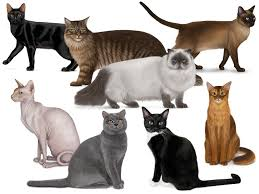
#> input picture Open CV/Freecodercamp/Photos/Cats.jpeg, 259 x 194 px, found by its file name
$ python AdaptiveThresshold.py
#> lines starting #> are read from the running program, lines starting #| are printed output that depends on the picture; after the words box and inside, x2 and y2 are one past the last pixel; in counts of white or black regions, pixels touching at a corner belong together
import cv2

img = cv2.imread('F:/SHIKHER-VS/Advance-Python-SJ/Open CV/Freecodercamp/Photos/Cats.jpeg',0)
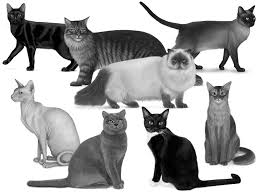
#> img: shape (194, 259); min 0, max 255, mean 175.1

# Apply adaptive thresholding
adaptive_thresh_mean = cv2.adaptiveThreshold(img, 255, cv2.ADAPTIVE_THRESH_MEAN_C, cv2.THRESH_BINARY, 11, 2)
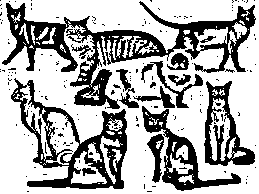
#> adaptive_thresh_mean: shape (194, 259); 67.7% white; 183 black regions (169 under 20 px), largest, box (x1, y1, x2, y2) and area: (2, 1, 256, 109) 6618, (11, 78, 127, 189) 3702, (142, 106, 241, 191) 1832
adaptive_thresh_gaussian = cv2.adaptiveThreshold(img, 255, cv2.ADAPTIVE_THRESH_GAUSSIAN_C, cv2.THRESH_BINARY, 11, 2)
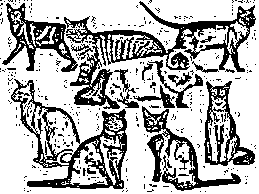
#> adaptive_thresh_gaussian: shape (194, 259); 70.2% white; 369 black regions (350 under 20 px), largest, box (x1, y1, x2, y2) and area: (64, 1, 256, 109) 4437, (11, 79, 127, 189) 3220, (142, 106, 241, 191) 1826

adaptive_thresh_mean_inv = cv2.adaptiveThreshold(img, 255, cv2.ADAPTIVE_THRESH_MEAN_C, cv2.THRESH_BINARY_INV, 11, 2)
adaptive_thresh_gaussian_inv = cv2.adaptiveThreshold(img, 255, cv2.ADAPTIVE_THRESH_GAUSSIAN_C, cv2.THRESH_BINARY_INV, 11, 2)

cv2.imshow('Adaptive Mean', adaptive_thresh_mean)
cv2.imshow('Adaptive Gaussian', adaptive_thresh_gaussian)

cv2.imshow('Bitwise Adaptive Mean', cv2.bitwise_not(adaptive_thresh_mean))
cv2.imshow('Bitwise Adaptive Gaussian', cv2.bitwise_not(adaptive_thresh_gaussian))

cv2.imshow('Adaptive Mean Inv', adaptive_thresh_mean_inv)
cv2.imshow('Adaptive Gaussian Inv', adaptive_thresh_gaussian_inv)
cv2.waitKey(0)
cv2.destroyAllWindows()
